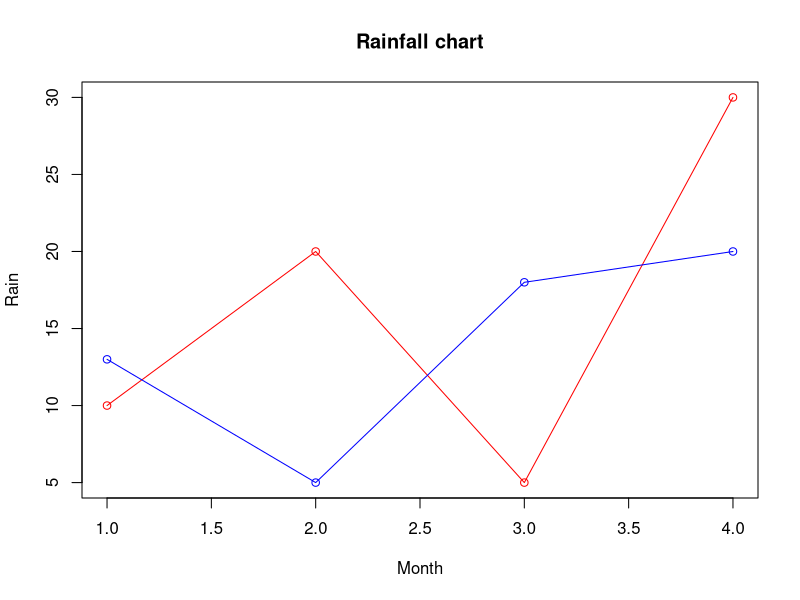

This figure's R source:
#Write R script to create single and multiple Line graph (3 different
#styles preferable).

val <- c(10,20,5,30)
val2 <- c(13,5,18,20)
png('line.png')

plot(val,type = 'o',col='red',xlab='Month',ylab = 'Rain',main='Rainfall chart')
lines(val2,type='o',col='blue')
dev.off()